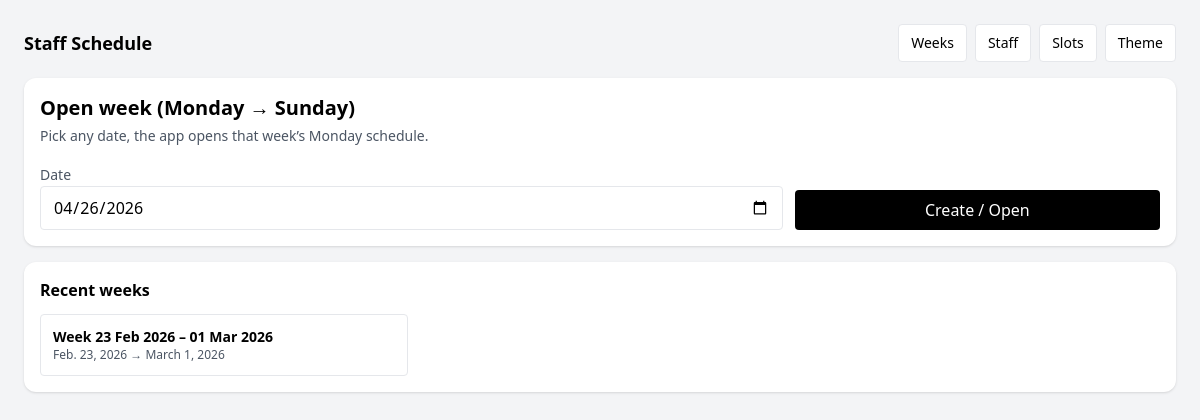
Page /schedule/ on the committed database.
### scheduling/models.py (models this page shows, shortened)
class ScheduleWeek(models.Model):
    week_start = models.DateField(unique=True, db_index=True)  # Monday
    cells = models.JSONField(default=dict, blank=True)
    notes = models.TextField(blank=True)
    created_at = models.DateTimeField(default=_now)
    updated_at = models.DateTimeField(default=_now)
    def week_end(self):
        return self.week_start + timedelta(days=6)

### scheduling/views.py (the view)
# urls.py: path("", views.home, name="home"),
def home(request):
    if request.method == "POST" and request.POST.get("open_week"):
        date_str = (request.POST.get("date") or "").strip()
        d = datetime.strptime(date_str, "%Y-%m-%d").date()
        monday = _monday(d)
        ScheduleWeek.objects.get_or_create(week_start=monday)
        return redirect("scheduling:week_editor", week_start=monday.isoformat())
    weeks = ScheduleWeek.objects.order_by("-week_start")[:40]
    today = datetime.now().date().isoformat()
    return render(request, "scheduling/home.html", {
        "weeks": weeks,
        "today": today,
        "theme": _get_theme(),
    })

### scheduling/views.py (called while the page is built)
def _get_theme():
    theme = ScheduleTheme.objects.order_by("id").first()
    if not theme:
        theme = ScheduleTheme.objects.create()
    return theme

### scheduling/templates/scheduling/home.html (shortened to what this page needs)
{% extends "scheduling/base.html" %}
{% block content %}
<div class="bg-white rounded-xl shadow p-4">
    <h1 class="text-xl font-semibold">Open week (Monday → Sunday)</h1>
    <p class="text-sm text-gray-600 mt-1">Pick any date, the app opens that week’s Monday schedule.</p>
    <form method="post" class="mt-4 grid grid-cols-1 sm:grid-cols-3 gap-3 items-end">
        <div class="sm:col-span-2">
            <label class="text-sm text-gray-600">Date</label>
            <input type="date" name="date" value="{{ today }}" class="w-full rounded border px-3 py-2">
        </div>
        <button name="open_week" value="1" class="rounded bg-black text-white px-4 py-2">
            Create / Open
        </button>
    </form>
</div>
<div class="bg-white rounded-xl shadow p-4 mt-4">
    <h2 class="font-semibold">Recent weeks</h2>
    <div class="mt-3 grid grid-cols-1 sm:grid-cols-2 lg:grid-cols-3 gap-2">
        {% for w in weeks %}
            <a class="rounded border bg-white hover:bg-gray-50 px-3 py-3"
               href="/schedule/week/{{ w.week_start|date:'Y-m-d' }}/">
                <div class="text-sm font-semibold">Week {{ w.week_start|date:"d M Y" }} – {{ w.week_end|date:"d M Y" }}</div>
                <div class="text-xs text-gray-600">{{ w.week_start }} → {{ w.week_end }}</div>
            </a>
        {% empty %}
            <div class="text-sm text-gray-500">No weeks yet.</div>
        {% endfor %}
    </div>
</div>
{% endblock %}

### rows in the picture
ScheduleWeek: week_start "23 Feb 2026", week_end "01 Mar 2026", week_start "Feb. 23, 2026", week_end "March 1, 2026"
